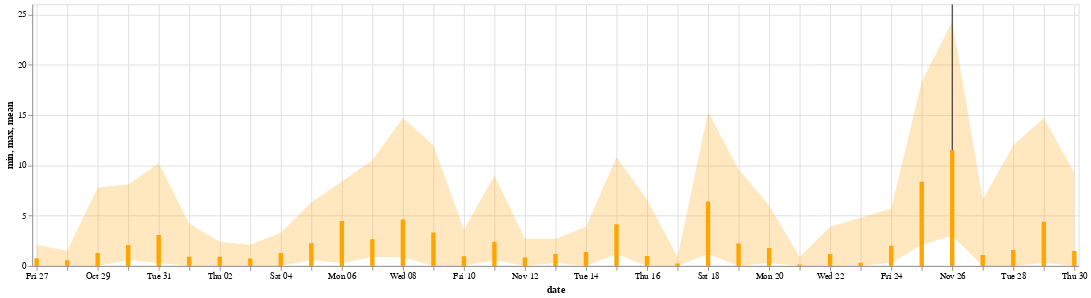

The cell this chart's notebook holds for it:
### Code cell
ensemble_df = pd.DataFrame(data={'min' : df_ecmwf_ensemble.set_index('date').min(axis=1), 'max' : df_ecmwf_ensemble.set_index('date').max(axis=1), 'mean' : df_ecmwf_ensemble.set_index('date').mean(axis=1)}).reset_index()

area = alt.Chart(ensemble_df).mark_area(opacity=0.25, color='orange').encode(x='date', y='min', y2='max').properties(width=1200, height=300).interactive()

bar = alt.Chart(ensemble_df).mark_bar(color='orange').encode(x='date', y='mean', tooltip=['mean', 'date'])


rule = alt.Chart(pd.DataFrame({
  'date': [datetime.datetime.now().strftime("%Y-%m-%d")],
  'color': ['black']
})).mark_rule().encode(x='date:T') 



chart = area + rule + bar
chart.properties(width=1200, height=300).interactive()

### Figure 1 — Vega-Lite specification as saved in the notebook (floating-point values rounded to 4 significant figures)
{"config": {"view": {"continuousWidth": 300, "continuousHeight": 300}}, "layer": [{"data": {"name": "data-5ac547f700613f4445df964bf4ed47dd"}, "mark": {"type": "area", "color": "orange", "opacity": 0.25}, "encoding": {"x": {"field": "date", "type": "temporal"}, "y": {"field": "min", "type": "quantitative"}, "y2": {"field": "max"}}, "name": "view_2"}, {"data": {"name": "data-82faa6128d35c1412f367b126f12a251"}, "mark": {"type": "rule"}, "encoding": {"x": {"field": "date", "type": "temporal"}}}, {"data": {"name": "data-5ac547f700613f4445df964bf4ed47dd"}, "mark": {"type": "bar", "color": "orange"}, "encoding": {"tooltip": [{"field": "mean", "type": "quantitative"}, {"field": "date", "type": "temporal"}], "x": {"field": "date", "type": "temporal"}, "y": {"field": "mean", "type": "quantitative"}}}], "height": 300, "params": [{"name": "param_3", "select": {"type": "interval", "encodings": ["x", "y"]}, "bind": "scales", "views": ["view_2"]}, {"name": "param_4", "select": {"type": "interval", "encodings": ["x", "y"]}, "bind": "scales", "views": ["view_2"]}], "width": 1200, "$schema": "https://vega.github.io/schema/vega-lite/v5.15.1.json", "datasets": {"data-5ac547f700613f4445df964bf4ed47dd": [{"date": "2023-10-27T00:00:00", "min": 0.0, "max": 2.1, "mean": 0.7588}, {"date": "2023-10-28T00:00:00", "min": 0.0, "max": 1.5, "mean": 0.5765}, {"date": "2023-10-29T00:00:00", "min": 0.0, "max": 7.8, "mean": 1.276}, {"date": "2023-10-30T00:00:00", "min": 0.6, "max": 8.1, "mean": 2.082}, {"date": "2023-10-31T00:00:00", "min": 0.3, "max": 10.2, "mean": 3.071}, {"date": "2023-11-01T00:00:00", "min": 0.0, "max": 4.2, "mean": 0.9118}, {"date": "2023-11-02T00:00:00", "min": 0.0, "max": 2.4, "mean": 0.9059}, {"date": "2023-11-03T00:00:00", "min": 0.0, "max": 2.1, "mean": 0.7412}, {"date": "2023-11-04T00:00:00", "min": 0.0, "max": 3.3, "mean": 1.276}, {"date": "2023-11-05T00:00:00", "min": 0.6, "max": 6.3, "mean": 2.259}, {"date": "2023-11-06T00:00:00", "min": 0.3, "max": 8.4, "mean": 4.476}, {"date": "2023-11-07T00:00:00", "min": 0.9, "max": 10.5, "mean": 2.647}, {"date": "2023-11-08T00:00:00", "min": 0.9, "max": 14.7, "mean": 4.618}, {"date": "2023-11-09T00:00:00", "min": 0.0, "max": 12.0, "mean": 3.335}, {"date": "2023-11-10T00:00:00", "min": 0.0, "max": 3.6, "mean": 0.9588}, {"date": "2023-11-11T00:00:00", "min": 0.6, "max": 9.0, "mean": 2.406}, {"date": "2023-11-12T00:00:00", "min": 0.0, "max": 2.7, "mean": 0.8353}, {"date": "2023-11-13T00:00:00", "min": 0.3, "max": 2.7, "mean": 1.176}, {"date": "2023-11-14T00:00:00", "min": 0.0, "max": 3.9, "mean": 1.382}, {"date": "2023-11-15T00:00:00", "min": 1.2, "max": 10.8, "mean": 4.135}, {"date": "2023-11-16T00:00:00", "min": 0.0, "max": 6.6, "mean": 1.0}, {"date": "2023-11-17T00:00:00", "min": 0.0, "max": 0.9, "mean": 0.2529}, {"date": "2023-11-18T00:00:00", "min": 1.2, "max": 15.3, "mean": 6.418}, {"date": "2023-11-19T00:00:00", "min": 0.0, "max": 9.6, "mean": 2.241}, {"date": "2023-11-20T00:00:00", "min": 0.3, "max": 6.0, "mean": 1.776}, {"date": "2023-11-21T00:00:00", "min": 0.0, "max": 0.9, "mean": 0.1412}, {"date": "2023-11-22T00:00:00", "min": 0.0, "max": 3.9, "mean": 1.188}, {"date": "2023-11-23T00:00:00", "min": 0.0, "max": 4.8, "mean": 0.3176}, {"date": "2023-11-24T00:00:00", "min": 0.3, "max": 5.7, "mean": 2.0}, {"date": "2023-11-25T00:00:00", "min": 2.1, "max": 18.3, "mean": 8.365}, {"date": "2023-11-26T00:00:00", "min": 3.0, "max": 24.3, "mean": 11.5}, {"date": "2023-11-27T00:00:00", "min": 0.0, "max": 6.6, "mean": 1.078}, {"date": "2023-11-28T00:00:00", "min": 0.0, "max": 12.0, "mean": 1.58}, {"date": "2023-11-29T00:00:00", "min": 0.3, "max": 14.7, "mean": 4.398}, {"date": "2023-11-30T00:00:00", "min": 0.0, "max": 9.3, "mean": 1.494}], "data-82faa6128d35c1412f367b126f12a251": [{"date": "2023-11-26", "color": "black"}]}}
